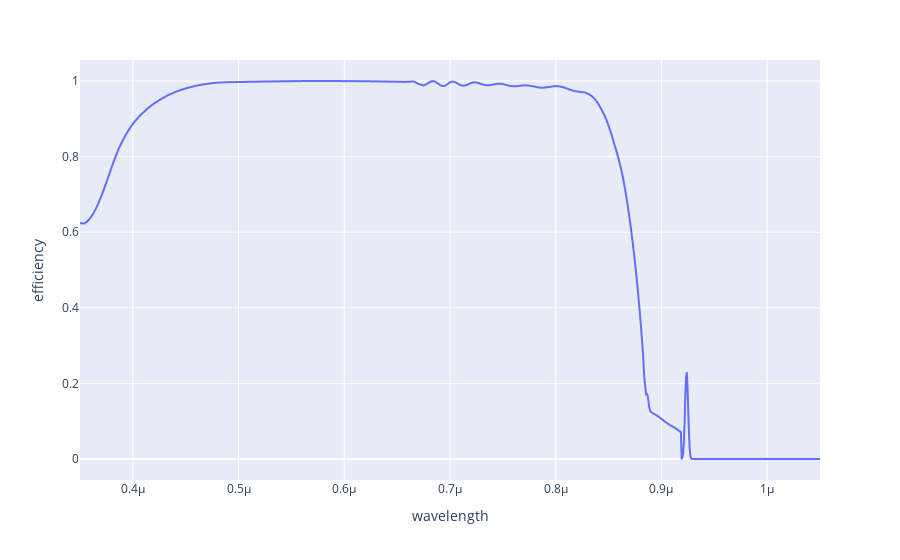

Notebook code for this chart:
### Code cell
from plotly.express import scatter, line
from pandas import DataFrame

df = {'efficiency': my_solar_cell.absorbed, 'wavelength': wavelengths}
line(df, y='efficiency', x='wavelength')

### Figure 1 — Plotly figure (JSON) as saved in the notebook; plotly's stock layout.template omitted (floating-point values rounded to 4 significant figures; data arrays with more than 128 entries replaced by an {"elided": "..."} marker saying what was removed)
{"data": [{"hovertemplate": "wavelength=%{x}<br>efficiency=%{y}<extra></extra>", "legendgroup": "", "line": {"color": "#636efa", "dash": "solid"}, "marker": {"symbol": "circle"}, "mode": "lines", "name": "", "showlegend": false, "x": {"elided": "1001 float values"}, "xaxis": "x", "y": {"elided": "1001 float values"}, "yaxis": "y", "type": "scattergl"}], "layout": {"xaxis": {"anchor": "y", "domain": [0.0, 1.0], "title": {"text": "wavelength"}}, "yaxis": {"anchor": "x", "domain": [0.0, 1.0], "title": {"text": "efficiency"}}, "legend": {"tracegroupgap": 0}, "margin": {"t": 60}}}
